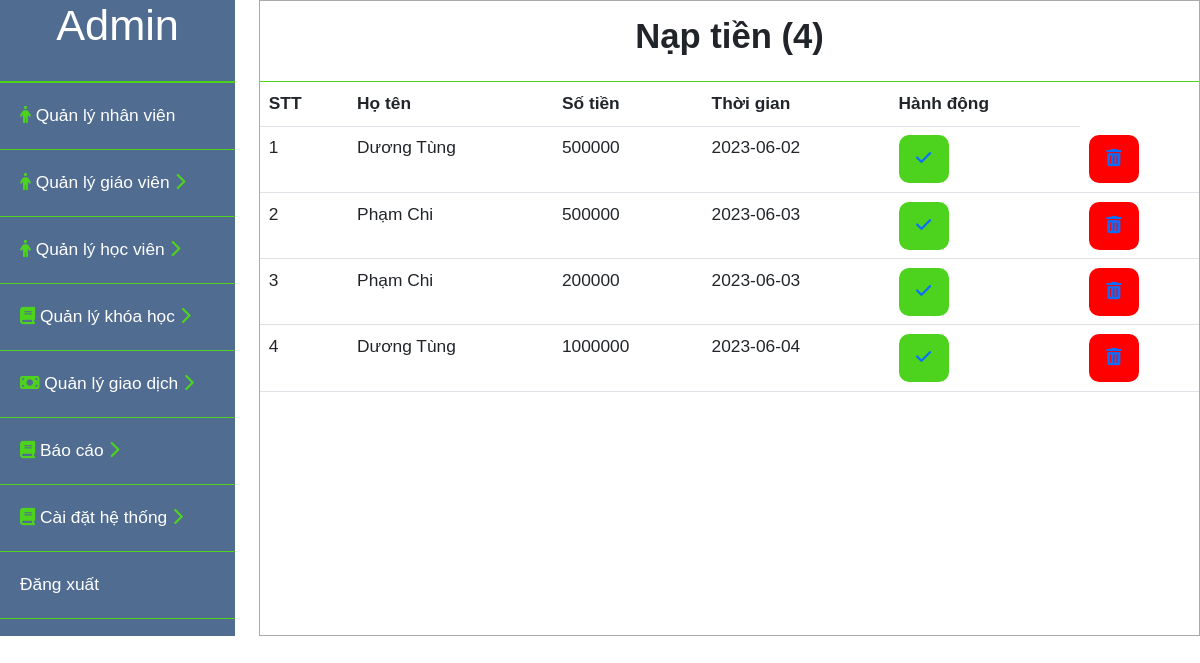
The app's page /admin/naptien.php with its own data.
### tables this page shows
CREATE TABLE `naptien` (
  `id` int(11) NOT NULL,
  `idtaikhoan` int(11) NOT NULL,
  `sotien` int(11) NOT NULL,
  `thoigian` date NOT NULL DEFAULT current_timestamp()
);

CREATE TABLE `taikhoan` (
  `id` int(11) NOT NULL,
  `taikhoan` varchar(255) NOT NULL,
  `matkhau` varchar(255) NOT NULL,
  `hoten` varchar(255) NOT NULL,
  `phanquyen` int(11) NOT NULL,
  `image` varchar(100) NOT NULL,
  `thoigian` datetime NOT NULL DEFAULT current_timestamp(),
  `email` varchar(100) DEFAULT NULL,
  `sodienthoai` int(11) DEFAULT NULL,
  `gioitinh` int(11) DEFAULT NULL,
  `diachi` varchar(255) DEFAULT NULL,
  `quocgia` varchar(10) DEFAULT NULL,
  `timezone` varchar(10) DEFAULT NULL,
  `ngaysinh` date DEFAULT NULL,
  `vitien` int(11) NOT NULL
);

### admin/naptien.php (the view, shortened to what this page needs)
<?php
    include("../user/connect.php");
    $sql_admin = "SELECT naptien.*,taikhoan.hoten FROM naptien,taikhoan WHERE naptien.idtaikhoan = taikhoan.id";
    $stmt_admin = $conn->prepare($sql_admin);
    $query_admin = $stmt_admin->execute();
    $result_admin = array();
    while($row_admin = $stmt_admin->fetch(PDO::FETCH_ASSOC)){
        $result_admin[] = $row_admin;
    }
    $sql_sl = "SELECT count(id) as dem FROM naptien";
    $stmt_sl = $conn->prepare($sql_sl);
    $query_sl = $stmt_sl->execute();
    $result_sl = array();
    while($row_sl = $stmt_sl->fetch(PDO::FETCH_ASSOC)){
        $result_sl[] = $row_sl;
    }
    foreach ($result_sl as $items) {
        $slusers = $items['dem'];
    }
?>
<!DOCTYPE html>
<html lang="en">
<head>
    <link rel="stylesheet" href="css/bootstrap.min.css">
    <link rel="stylesheet" href="style/admin.css">
    <link rel="stylesheet" type="text/css" href="style/danhsach.css">
</head>
<body>
    <div id="content">
        <div id="admin__sidebar">
            <div class="admin__profile">
                <h1>Admin</h1>
            </div>
            <div class="admin__list">
                <ul>
                    <li class="admin__list--nhanvien">
                        <a href="nhanvien.php"><i class="fa-solid fa-person" style="color: #4dd31d;"></i> Quản lý nhân viên</a>
                    </li>
                    <li class="admin__list--giaovien">
                        <a href="#"  onclick="myFunction('toggle1')"><i class="fa-solid fa-person" style="color: #4dd31d;"></i> Quản lý giáo viên <i class="icondrop active fa-solid fa-chevron-right" style="color: #4dd31d;"></i><i class="icondrop fa-solid fa-chevron-down" style="color: #4dd31d;"></i></a>
                    </li>
                    <li class="admin__list--hocvien">
                        <a href="#" onclick="myFunction('toggle5')"> <i class="fa-solid fa-person" style="color: #4dd31d;"></i> Quản lý học viên <i class="icondrop active fa-solid fa-chevron-right" style="color: #4dd31d;"></i><i class="icondrop fa-solid fa-chevron-down" style="color: #4dd31d;"></i></a>
                    </li>
                    <li class="admin__list--khoahoc">
                        <a href="#" onclick="myFunction('toggle6')"> <i class="fa-sharp fa-solid fa-book" style="color: #4dd31d;"></i> Quản lý khóa học <i class="icondrop active fa-solid fa-chevron-right" style="color: #4dd31d;"></i><i class="icondrop fa-solid fa-chevron-down" style="color: #4dd31d;"></i></a>
                    </li>
                    <li class="admin__list--giaodich">
                        <a href="#" onclick="myFunction('toggle2')"><i class="fa-solid fa-money-bill" style="color: #4dd31d;"></i> Quản lý giao dịch <i class="icondrop active fa-solid fa-chevron-right" style="color: #4dd31d;"></i><i class="icondrop fa-solid fa-chevron-down" style="color: #4dd31d;"></i></a>
                    </li>
                    <li class="admin__list--baocao">
                        <a href="#" onclick="myFunction('toggle3')"> <i class="fa-sharp fa-solid fa-book" style="color: #4dd31d;"></i> Báo cáo <i class="icondrop active fa-solid fa-chevron-right" style="color: #4dd31d;"></i><i class="icondrop fa-solid fa-chevron-down" style="color: #4dd31d;"></i></a>
                    </li>
                    <li class="admin__list--hethong">
                        <a href="#" onclick="myFunction('toggle4')"> <i class="fa-sharp fa-solid fa-book" style="color: #4dd31d;"></i> Cài đặt hệ thống <i class="icondrop active fa-solid fa-chevron-right" style="color: #4dd31d;"></i><i class="icondrop fa-solid fa-chevron-down" style="color: #4dd31d;"></i></a>
                    </li>
                    <li class="admin__list--dangxuat">
                        <a href="logout.php">Đăng xuất</a>
                    </li>
                </ul>
            </div>
        </div>
         <div id="main_content">
            <div class="title">
                <h2>Nạp tiền (<?php echo $slusers?>)</h2>
            </div>
            <div class="chitiet_content">
                <table class="table table-inverse">
                    <thead>
                        <tr>
                            <th>STT</th>
                            <th>Họ tên</th>
                            <th>Số tiền</th>
                            <th>Thời gian</th>
                            <th>Hành động</th>
                        </tr>
                    </thead>
                    <tbody>
                        <?php $i=1; foreach($result_admin as $items):?>
                        <tr>
                            <td><?php echo $i;?></td>
                            <td><?php echo $items['hoten'];?></td>
                            <td><?php echo $items['sotien'];?></td>
                            <td><?php echo $items['thoigian'];?></td>
                            <td><a class="btn-sua" href="naptien_dongy.php?id=<?php echo $items['id']?>"><i class="fa-solid fa-check"></i></a></td>
                            <td><a class="btn-xoa" href="naptien_tuchoi.php?id=<?php echo $items['id']?>"><i class="fa-solid fa-trash-can"></i></a></td>
                        </tr>
                        <?php $i++; endforeach?>
                    </tbody>
                </table>
            </div>
         </div>
    </div>
</body>
</html>

### admin/style/admin.css (style rules this page uses)
* { font-family: Verdana, Geneva, Tahoma, sans-serif; margin: 0; padding:0; box-sizing: border-box; font-size: 13pt; }
#admin__sidebar { width: 25%; background-color: #506c91; color: #ffffff; }
#admin__sidebar .admin__profile { text-align: center; padding-bottom: 20px; border-bottom: 2px solid #4dd31d; }
#admin__sidebar .admin__list li { list-style: none;; }
#admin__sidebar .admin__list a { text-decoration: none; color: #ffffff; }
.admin__list ul { padding: 0; }
.admin__list li { padding: 20px; border-bottom: 1px solid #4dd31d; }
.icondrop { display: none; }
.icondrop.active { display: inline-block; }
.btn-sua { display: inline-block; background-color: #4dd31d; text-decoration: none; min-width:50px; height: 48px; line-height: 48px; font-size: 16px; border-radius: 10px; text-align: center; }
.btn-xoa { display: inline-block; background-color: red; text-decoration: none; min-width:50px; height: 48px; line-height: 48px; font-size: 16px; border-radius: 10px; text-align: center; }

### admin/style/danhsach.css (style rules this page uses)
#content { display: flex; }
#main_content { margin-left: 2%; width: 100%; max-width: 1150px; border: 1px solid #aaaaaa; height: auto; }
#main_content .title { border-bottom: 1px solid #4dd31d; text-align: center; padding: 15px ; }
#main_content .title h2 { font-weight: bold; }

### records on screen
naptien: idtaikhoan.hoten "Dương Tùng", sotien "500000", thoigian "2023-06-02"
naptien: idtaikhoan.hoten "Phạm Chi", sotien "500000", thoigian "2023-06-03"
naptien: idtaikhoan.hoten "Phạm Chi", sotien "200000", thoigian "2023-06-03"
naptien: idtaikhoan.hoten "Dương Tùng", sotien "1000000", thoigian "2023-06-04"

### other values on screen
$slusers "4"
